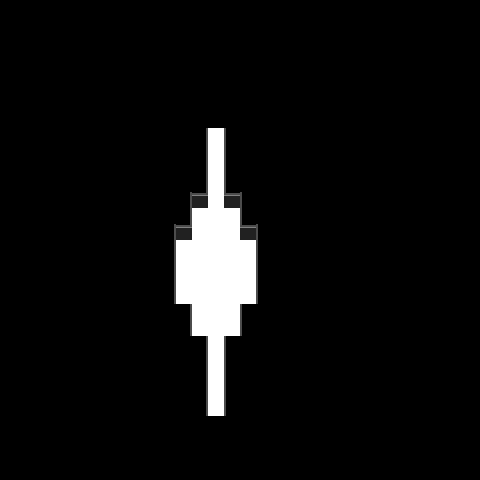

This is a level from a 2D game, rendered from its Tiled map with the project's own tilesets. A one-line summary and the map file follow, with tile-layer data summarised:
An orthogonal 30x30 tile map with 16x16 px tiles, 1 tile layer (Tile Layer 1), 2 tilesets and 5 objects.

<map version="1.0" orientation="orthogonal" renderorder="right-down" width="30" height="30" tilewidth="16" tileheight="16" nextobjectid="6">
 <tileset firstgid="1" name="Tileset" tilewidth="16" tileheight="16" tilecount="64">
  <image source="Tileset.png" width="128" height="128" />
 </tileset>
 <tileset firstgid="65" name="ObjSet" tilewidth="16" tileheight="16" tilecount="6">
  <image source="ObjSet.png" width="96" height="16" />
 </tileset>
 <layer name="Tile Layer 1" width="30" height="30">
  <data>[900 cells, 900 non-empty, 6 distinct tile ids]</data>
 </layer>
 <objectgroup name="Object Layer 1">
  <object id="1" gid="67" x="208" y="384" width="16" height="16">
   <properties>
    <property name="type" value="Start" />
   </properties>
  </object>
  <object id="2" gid="66" x="208" y="336" width="16" height="16">
   <properties>
    <property name="size" value="16" />
    <property name="sound" value="GlassBreak.mp3" />
    <property name="sprite" value="Bottle.png" />
    <property name="type" value="Clue" />
   </properties>
  </object>
  <object id="3" gid="65" x="208" y="256" width="16" height="16">
   <properties>
    <property name="distance" value="64" />
    <property name="horizontal" value="true" />
    <property name="sprite" value="Enemy.png" />
    <property name="type" value="Enemy" />
   </properties>
  </object>
  <object id="4" gid="67" x="208" y="160" width="16" height="16">
   <properties>
    <property name="type" value="Goal" />
   </properties>
  </object>
  <object id="5" gid="66" x="208" y="288" width="16" height="16">
   <properties>
    <property name="size" value="16" />
    <property name="sound" value="GlassBreak.mp3" />
    <property name="sprite" value="Bottle.png" />
    <property name="type" value="Clue" />
   </properties>
  </object>
 </objectgroup>
</map>
